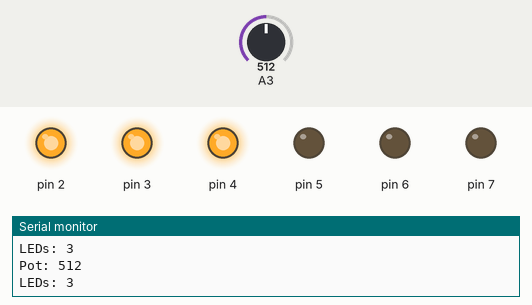
Simulated run of this sketch. Board: Arduino Uno, built with avr-gcc and run on an emulated ATmega328P. Parts: output pins drawn as LEDs (lit = HIGH), the last lines printed to the serial monitor. Inputs (shaded band) come from the test bench; at power-on: A3 = 512.

Above: at 1.2 s.
1.3 s: A3 set to 670
2.8 s: A3 set to 693
At 3.7 s:
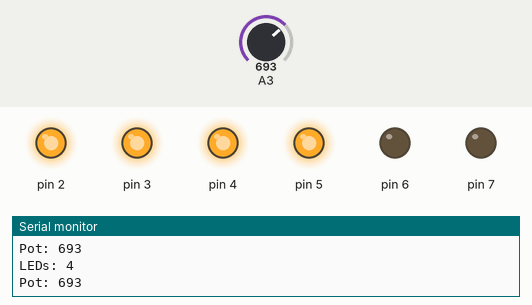
4.3 s: A3 set to 843
7.3 s: A3 set to 863
At 8.2 s:
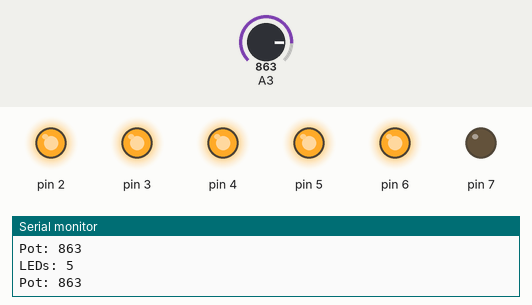
8.8 s: A3 set to 1008
11.8 s: A3 set to 1023
At 13.1 s:
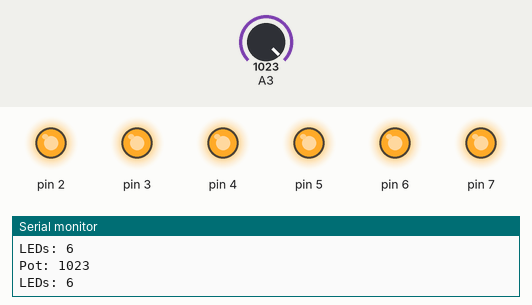
Timing chart, 0 to 14.3 s (numbered marks = the images above; inputs shaded):
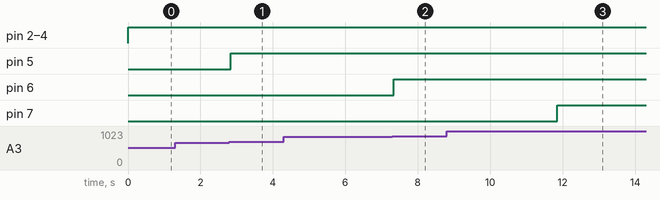

Measured:
- the behaviour switches between 681 and 682 on A3 (found by bisection; images 0 and 1)
- the behaviour switches between 852 and 853 on A3 (found by bisection; images 1 and 2)
- the behaviour switches between 1022 and 1023 on A3 (found by bisection; images 2 and 3)
- after the input at 2.8 s, pin 5: LOW → HIGH at once
- after the input at 7.3 s, pin 6: LOW → HIGH at once
- after the input at 11.8 s, pin 7: LOW → HIGH at once

The sketch:

7_PotenciometroLEDs.ino
```cpp
void setup()
{
  Serial.begin(9600);

  for(byte i = 2; i<8; i++)
  {
    pinMode(i, OUTPUT);
    digitalWrite(i, LOW);
  }
}

void loop()
{
  int lectura = analogRead(A3);
  delay(1);
  Serial.print("Pot: "); //Imprime en pantalla el texto
  Serial.println(lectura);

  int cantidadLeds = map(lectura,0,1023,0,6);

  Serial.print("LEDs: ");
  Serial.println(cantidadLeds);
  Serial.println();


  for(byte i = 0; i < cantidadLeds; i++)
  {
    digitalWrite(i+2, HIGH);
  }

  for(byte i = cantidadLeds; i <= 7; i++)
  {
    digitalWrite(i+2, LOW);
  }

  //delay(1000); //Quitar cuando sepamos que funciona


}
```
